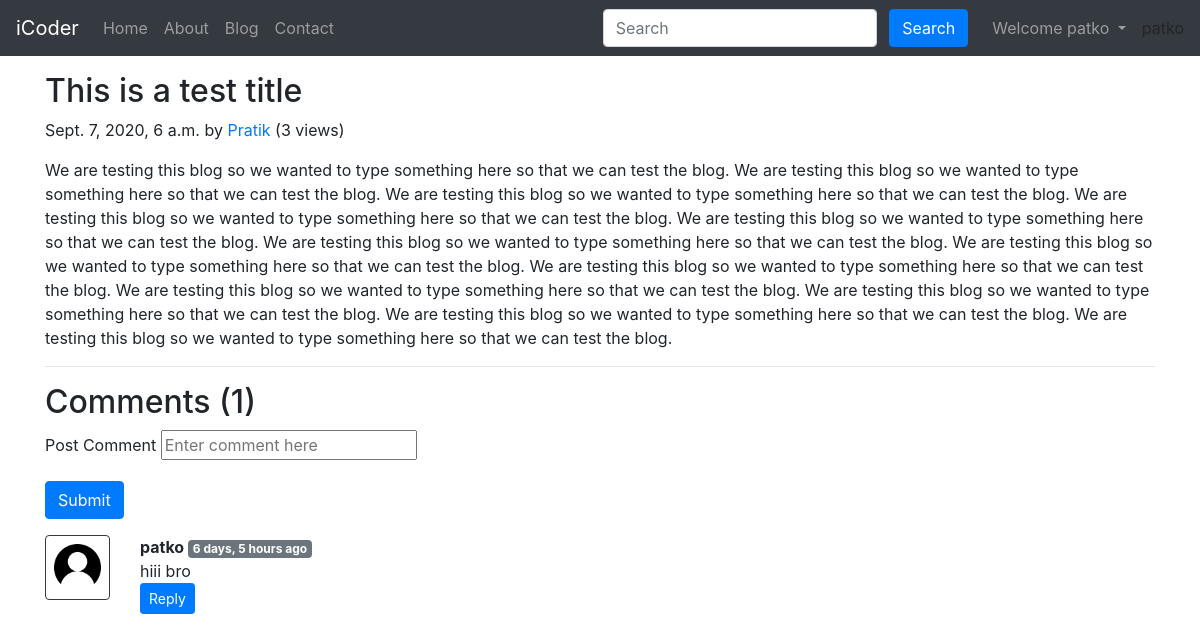
Page /blog/first-slug (signed in) on the committed database.
### blog/models.py (models this page shows, shortened)
class Post(models.Model):
    sno = models.AutoField(primary_key=True)
    title = models.CharField(max_length=255)
    content = models.TextField()
    author = models.CharField(max_length=13)
    slug = models.CharField(max_length=130)
    views = models.IntegerField(default=0)
    timeStamp = models.DateTimeField(blank=True)#automatoc thai jai atle n khabar pade search kari levu google

class BlogComment(models.Model):
    sno = models.AutoField(primary_key = True)
    comment = models.TextField()
    user = models.ForeignKey(User, on_delete=models.CASCADE)
    post = models.ForeignKey(Post, on_delete=models.CASCADE)
    parent = models.ForeignKey('self', on_delete=models.CASCADE, null=True)
    timestamp = models.DateTimeField(default=now)

### blog/views.py (the view)
# urls.py: path('<str:slug>', views.blogPost, name='blogPost'), #slug lakhu atale views na blog ma vai jai
def blogPost(request, slug):
    post = Post.objects.filter(slug=slug).first() #aa karvi atale first valu post j print thai
    post.views = post.views + 1
    post.save()
    comments = BlogComment.objects.filter(post=post, parent=None)
    replies = BlogComment.objects.filter(post=post).exclude(parent=None)
    replyDict = {}
    for reply in replies:#video:96 min18 jovu kay nai karvu reply varamvarm print thai ena mate
        if reply.parent.sno not in replyDict.keys():
            replyDict[reply.parent.sno] = [reply]
        else:
            replyDict[reply.parent.sno].append(reply)
    context = {'post': post, 'comments': comments, 'user':request.user, 'replyDict':replyDict} #video 92
    return render(request, 'blog/blogPost.html', context)

### blog/templatetags/extras.py (called while the page is built)
@register.filter(name='get_val')
def get_val(dict, key):
    return dict.get(key)

### templates/blog/blogPost.html (shortened to what this page needs)
{% extends 'base.html' %}
{% block body %}
{% load humanize %}
{% load extras %}
<div class="container my-3">
  <h2 class="blog-post-title">{{post.title}}</h2>
  <p class="blog-post-meta">{{post.timeStamp}} by <a href="/about">{{post.author}}</a> (<span>{{post.views}} views</span>)</p>
  <p>{{post.content|safe}}</p>
  <hr>
</div>
<div class="container">
  <h2> Comments ({{comments.count}})</h2>
  <div class="my-2">
    {% if user.is_authenticated %}
    <form action="/blog/postComment" method="post">
      <div class="form-group">
        <label for="exampleInputEmail1">Post Comment</label>
        <input type="text" class="from-control" name="comment" placeholder="Enter comment here">
      </div>
      <button type="submit" class="btn btn-primary">Submit</button>
    </form>
    {% else %}
    Please login to post a comment
    {% endif %}
  </div>
  {% for comment in comments %}
  <div class="row my-3">
    <div class="col-md-1">
      <img class="rounded mx-auto d-block w-100 p-2 border border-dark" src="/static/img/user.png" alt="user">
    </div>
    <div class="col-md-11"><b> {{comment.user.username}} </b> <span
        class="badge badge-secondary">{{comment.timestamp | naturaltime}}</span>
      <div> {{comment.comment}} </div>
      <div class="reply mx-0">
        {% if user.is_authenticated %}
        <button class="btn btn-sm btn-primary" type="button" data-toggle="collapse"
          data-target="#replyBox{{comment.sno}}" aria-expanded="false" aria-controls="replyBox{{comment.sno}}">
          Reply
        </button>
        {% else %}
        <button class="btn btn-sm btn-primary" type="button" data-toggle="collapse"
          data-target="#replyBox{{comment.sno}}" aria-expanded="false" aria-controls="replyBox{{comment.sno}}">
          Login to Reply
        </button>
        {% endif %}
      </div>
    </div>
  </div>
  {% endfor %}
</div>
{% endblock body %}

### templates/base.html (shortened to what this page needs)
<!doctype html>
<html lang="en">
<head>
  <link rel="stylesheet" href="https://stackpath.bootstrapcdn.com/bootstrap/4.5.2/css/bootstrap.min.css"
>
</head>
<body>
  <nav class="navbar navbar-expand-lg navbar-dark bg-dark">
    <a class="navbar-brand" href="/">iCoder</a>
    <div class="collapse navbar-collapse" id="navbarSupportedContent">
      <ul class="navbar-nav mr-auto">
        <li class="nav-item {% block homeactive %} {% endblock homeactive %}">
          <a class="nav-link" href="/">Home <span class="sr-only">(current)</span></a>
        </li>
        <li class="nav-item {% block aboutactive %} {% endblock aboutactive %}">
          <a class="nav-link" href="/about">About</a>
        </li>
        <li class="nav-item {% block blogactive %} {% endblock blogactive %}">
          <a class="nav-link" href="/blog">Blog</a>
        </li>
        <li class="nav-item {% block contactactive %} {% endblock contactactive %}">
          <a class="nav-link" href="/contact">Contact</a>
        </li>
      </ul>
      <div class="ml-auto form-inline">
      <form method='get' action="/search" class=" my-2 my-lg-0 mx-3">
        <input class="form-control mr-sm-2" type="search" placeholder="Search" aria-label="Search" name="query"
          id="query">
        <button class="btn btn-primary my-2 my-sm-0" type="submit">Search</button>
      </form>
      {% if user.is_authenticated %}
      <ul class="navbar-nav mr-2">
        <li class="nav-item dropdown">
          <a class="nav-link dropdown-toggle" href="#" id="navbarDropdown" role="button" data-toggle="dropdown" aria-haspopup="true" aria-expanded="false">
            Welcome {{request.user}}
          </a>
        </li>
      </ul>
        {{request.user}}
      {% endif %}
    </div>
    </div>
  </nav>
  {%block body%}
  {% endblock body %}
</body>
</html>

### rows in the picture
Post: title "This is a test title", timeStamp "Sept. 7, 2020, 6 a.m.", author "Pratik", views "3", content "We are testing this blog so we wanted to type something here so that we can test the blog. We are testing this blog so we wanted to type something here so that we can test the blog. We are testing this blog so we wanted to type something here so that we can test the blog. We are testing this blog so we wanted to type something here so that we can test the blog. We are testing this blog so we wanted to type something here so that we can test the blog. We are testing this blog so we wanted to type something here so that we can test the blog. We are testing this blog so we wanted to type something here so that we can test the blog. We are testing this blog so we wanted to type something here…"
BlogComment: user.username "patko", timestamp "6 days, 5 hours ago", comment "hiii bro"

### other values in the picture
{{ request.user }} "patko"
{{ comments.count }} "1"
